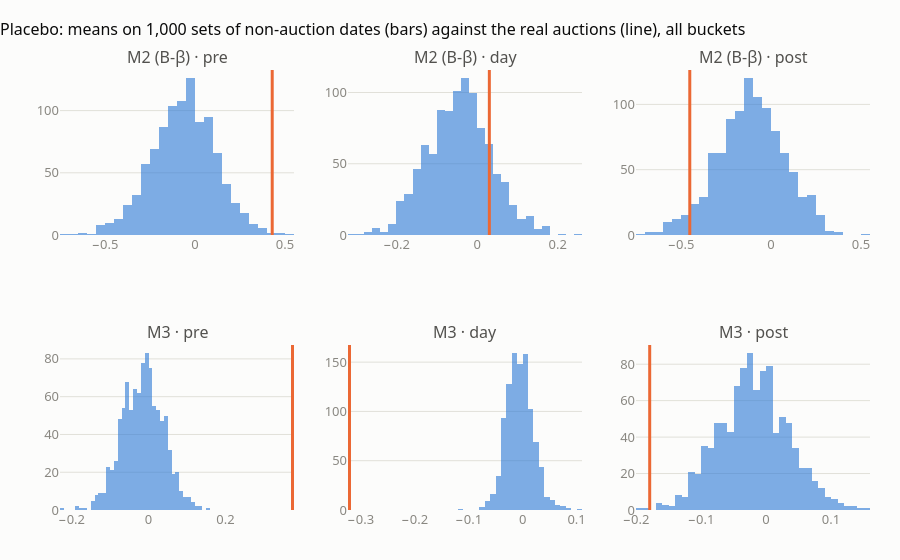

This figure's notebook cell:
### Markdown cell above
**How to read the placebo.**
- Each draw replaces every real auction with a random non-auction date for the same gilt (same bucket) and recomputes the mean. The bars are 1,000 such means.
- The p-value is the share of draws at least as far from the placebo mean as the real mean.
- **The placebo centre is not zero for M2 (B-β).** The mean is −0.07bp (pre) and −0.11bp (post), because AR = Δy − βΔc has no intercept. Measured against that centre, the M2 post number weakens: p = 0.074 against 0.006 with clustered SEs. By decision #20 the placebo p leads.
- **The M3 placebo distribution is narrow.** Residual changes on ordinary days are much quieter than on auction days, so the real M3 numbers lie far outside it.
- With 1,000 draws, "< 0.001" means no draw was as extreme.

### Code cell
D = pd.read_csv(pl.OUT_DIR / "placebo_draws.csv.gz")
D = D[D.design == "main"]
title = "Placebo: means on 1,000 sets of non-auction dates (bars) against the real auctions (line), all buckets"
cm = plotting.colour_map(["placebo", "real"])
fig_s, axes = plt.subplots(2, 3, figsize=(12, 6), sharey="row")
fig_p = make_subplots(rows=2, cols=3, subplot_titles=[f"{m} · {w}" for m in ["M2 (B-β)", "M3"] for w in an.WINDOWS])
for i, m in enumerate(["M2 (B-β)", "M3"]):
    for j, w in enumerate(an.WINDOWS):
        null = D[(D.measure == m) & (D.group == "all") & (D.window == w)]["mean_bp"]
        real = PR[(PR.measure == m) & (PR.group == "all") & (PR.window == w)]
        ax = axes[i, j]
        ax.hist(null, bins=40, color=cm["placebo"], alpha=0.6)
        ax.axvline(real.real_mean_bp.iloc[0], color=cm["real"], lw=2.5)
        p = real.p_value.iloc[0]
        ax.set_title(f"{m} · {w} (p {'< 0.001' if p < 0.001 else f'= {p:.3f}'})", fontsize=10)
        fig_p.add_trace(go.Histogram(x=null, nbinsx=40, marker_color=cm["placebo"], opacity=0.6, showlegend=False,
                                     hovertemplate="%{x:.2f} bp: %{y} draws<extra>placebo</extra>"), row=i + 1, col=j + 1)
        fig_p.add_vline(x=real.real_mean_bp.iloc[0], line_color=cm["real"], line_width=3, row=i + 1, col=j + 1)
for ax in axes[1]:
    ax.set_xlabel("mean (bp)")
fig_s.suptitle(title, x=0.01, ha="left", fontweight="bold", fontsize=12); fig_s.tight_layout()
fig_p.update_layout(template=plotting.PLOTLY_TEMPLATE, height=560, title=title)
plotting.save_pair("stage5_placebo", fig_s, fig_p)
fig_p.show()

### Figure 1 — Plotly figure (JSON) as saved in the notebook; plotly's stock layout.template omitted (floating-point values rounded to 4 significant figures; data arrays with more than 128 entries replaced by an {"elided": "..."} marker saying what was removed)
{"data": [{"hovertemplate": "%{x:.2f} bp: %{y} draws<extra>placebo</extra>", "marker": {"color": "#2a78d6"}, "nbinsx": 40, "opacity": 0.6, "showlegend": false, "type": "histogram", "x": {"elided": "1000 float values"}, "xaxis": "x", "yaxis": "y"}, {"hovertemplate": "%{x:.2f} bp: %{y} draws<extra>placebo</extra>", "marker": {"color": "#2a78d6"}, "nbinsx": 40, "opacity": 0.6, "showlegend": false, "type": "histogram", "x": {"elided": "1000 float values"}, "xaxis": "x2", "yaxis": "y2"}, {"hovertemplate": "%{x:.2f} bp: %{y} draws<extra>placebo</extra>", "marker": {"color": "#2a78d6"}, "nbinsx": 40, "opacity": 0.6, "showlegend": false, "type": "histogram", "x": {"elided": "1000 float values"}, "xaxis": "x3", "yaxis": "y3"}, {"hovertemplate": "%{x:.2f} bp: %{y} draws<extra>placebo</extra>", "marker": {"color": "#2a78d6"}, "nbinsx": 40, "opacity": 0.6, "showlegend": false, "type": "histogram", "x": {"elided": "1000 float values"}, "xaxis": "x4", "yaxis": "y4"}, {"hovertemplate": "%{x:.2f} bp: %{y} draws<extra>placebo</extra>", "marker": {"color": "#2a78d6"}, "nbinsx": 40, "opacity": 0.6, "showlegend": false, "type": "histogram", "x": {"elided": "1000 float values"}, "xaxis": "x5", "yaxis": "y5"}, {"hovertemplate": "%{x:.2f} bp: %{y} draws<extra>placebo</extra>", "marker": {"color": "#2a78d6"}, "nbinsx": 40, "opacity": 0.6, "showlegend": false, "type": "histogram", "x": {"elided": "1000 float values"}, "xaxis": "x6", "yaxis": "y6"}], "layout": {"annotations": [{"font": {"size": 16}, "showarrow": false, "text": "M2 (B-β) · pre", "x": 0.1444, "xanchor": "center", "xref": "paper", "y": 1.0, "yanchor": "bottom", "yref": "paper"}, {"font": {"size": 16}, "showarrow": false, "text": "M2 (B-β) · day", "x": 0.5, "xanchor": "center", "xref": "paper", "y": 1.0, "yanchor": "bottom", "yref": "paper"}, {"font": {"size": 16}, "showarrow": false, "text": "M2 (B-β) · post", "x": 0.8556, "xanchor": "center", "xref": "paper", "y": 1.0, "yanchor": "bottom", "yref": "paper"}, {"font": {"size": 16}, "showarrow": false, "text": "M3 · pre", "x": 0.1444, "xanchor": "center", "xref": "paper", "y": 0.375, "yanchor": "bottom", "yref": "paper"}, {"font": {"size": 16}, "showarrow": false, "text": "M3 · day", "x": 0.5, "xanchor": "center", "xref": "paper", "y": 0.375, "yanchor": "bottom", "yref": "paper"}, {"font": {"size": 16}, "showarrow": false, "text": "M3 · post", "x": 0.8556, "xanchor": "center", "xref": "paper", "y": 0.375, "yanchor": "bottom", "yref": "paper"}], "height": 560, "shapes": [{"line": {"color": "#eb6834", "width": 3}, "type": "line", "x0": 0.4289, "x1": 0.4289, "xref": "x", "y0": 0, "y1": 1, "yref": "y domain"}, {"line": {"color": "#eb6834", "width": 3}, "type": "line", "x0": 0.03036, "x1": 0.03036, "xref": "x2", "y0": 0, "y1": 1, "yref": "y2 domain"}, {"line": {"color": "#eb6834", "width": 3}, "type": "line", "x0": -0.4512, "x1": -0.4512, "xref": "x3", "y0": 0, "y1": 1, "yref": "y3 domain"}, {"line": {"color": "#eb6834", "width": 3}, "type": "line", "x0": 0.3741, "x1": 0.3741, "xref": "x4", "y0": 0, "y1": 1, "yref": "y4 domain"}, {"line": {"color": "#eb6834", "width": 3}, "type": "line", "x0": -0.3206, "x1": -0.3206, "xref": "x5", "y0": 0, "y1": 1, "yref": "y5 domain"}, {"line": {"color": "#eb6834", "width": 3}, "type": "line", "x0": -0.1789, "x1": -0.1789, "xref": "x6", "y0": 0, "y1": 1, "yref": "y6 domain"}], "title": {"text": "Placebo: means on 1,000 sets of non-auction dates (bars) against the real auctions (line), all buckets"}, "xaxis": {"anchor": "y", "domain": [0.0, 0.2889]}, "xaxis2": {"anchor": "y2", "domain": [0.3556, 0.6444]}, "xaxis3": {"anchor": "y3", "domain": [0.7111, 1.0]}, "xaxis4": {"anchor": "y4", "domain": [0.0, 0.2889]}, "xaxis5": {"anchor": "y5", "domain": [0.3556, 0.6444]}, "xaxis6": {"anchor": "y6", "domain": [0.7111, 1.0]}, "yaxis": {"anchor": "x", "domain": [0.625, 1.0]}, "yaxis2": {"anchor": "x2", "domain": [0.625, 1.0]}, "yaxis3": {"anchor": "x3", "domain": [0.625, 1.0]}, "yaxis4": {"anchor": "x4", "domain": [0.0, 0.375]}, "yaxis5": {"anchor": "x5", "domain": [0.0, 0.375]}, "yaxis6": {"anchor": "x6", "domain": [0.0, 0.375]}}}
